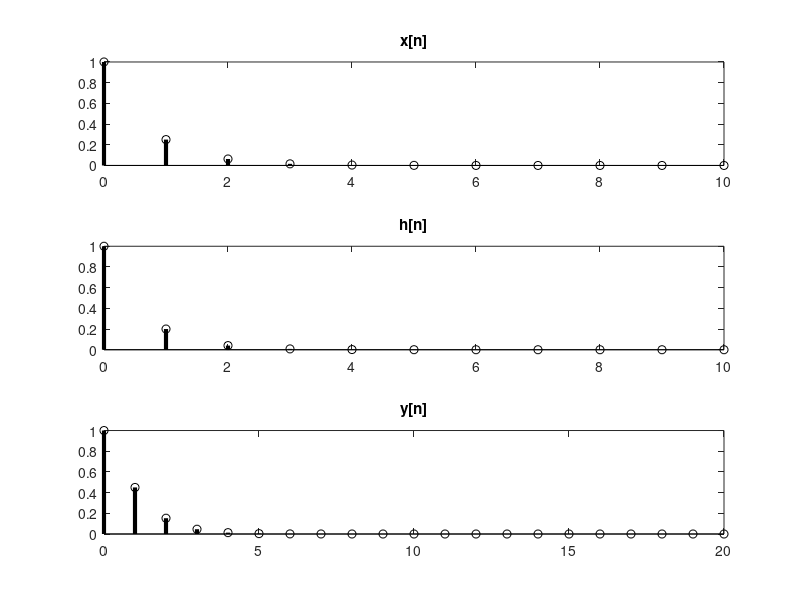

The MATLAB script that drew this image:
pkg load signal

nx=0:10;
nh=0:10;

x=zeros(size(nx));
h=zeros(size(nh));

x(nx>=0) = (1/4).^nx(nx>=0);
h(nh>=0) = (1/5).^nh(nh>=0);

subplot(3,1,1)
stem(nx,x,'k','LineWidth',3)
title('x[n]')

subplot(3,1,2)
stem(nh,h,'k','LineWidth',3)
title('h[n]')

y=conv(x,h)

ninicio=nx(1) + nh(1);
nfim=nx(end) + nh(end);
ny=[ninicio:nfim];

subplot(3,1,3)
stem(ny,y,'k','LineWidth',3)
title('y[n]')
title('y[n]')
